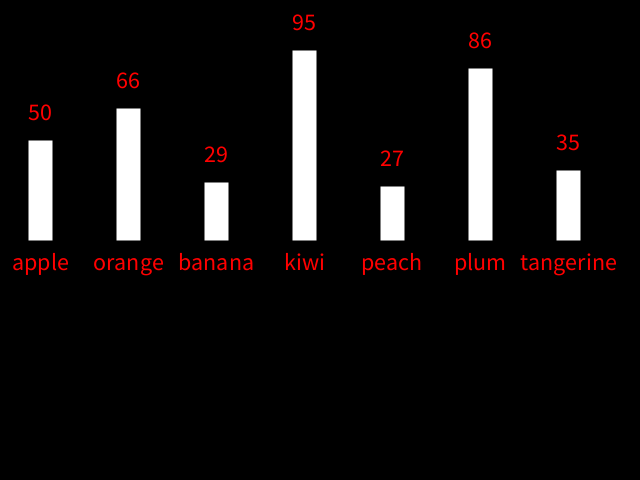
Frame 1 (no input)
Frame 60 (the mouse pressed at the canvas centre just before this capture): identical to frame 1, image omitted
Frame 120 (the mouse held since frame 60 and released just before this capture): identical to frame 1, image omitted

The Processing sketch that drew this single still picture (run headless with seeded random() and noise(); from frame 60 on, the mouse is pressed at the canvas centre):

// Processing sketch: array_stp_3
// ── array_stp_3.pde
int[] fruitAmts;
String[] fruitNames = {"apple",
  "orange",
  "banana",
  "kiwi",
  "peach",
  "plum",
  "tangerine"};

void setup() {
  size(640, 480);
  fruitAmts = new int[fruitNames.length];
  for (int n = 0; n < fruitAmts.length; n++) {
    if (n == 0) {
      fruitAmts[n] = 50;
    } else {
      fruitAmts[n] = int(random(5, 100));
    }
  }
}

float barGap = 88;
float barWidth = 24;
float x = 40;

void draw () {
  background(0);

  strokeWeight(barWidth);

  for (int n = 0; n < fruitNames.length; n++) {
    stroke(255);
    strokeCap(SQUARE);
    textAlign(CENTER);
    textSize(24);
    fill(255, 0, 0);
    line(x + barGap * n, height * 0.5,
      x + barGap * n, height * 0.5 - 2 * fruitAmts[n]);
    text(fruitNames[n],
      x + barGap * n, height * 0.5 + 30);
    text(fruitAmts[n],
      x + barGap * n, height * 0.5 - 2 * fruitAmts[n] - 20);
  }
}
